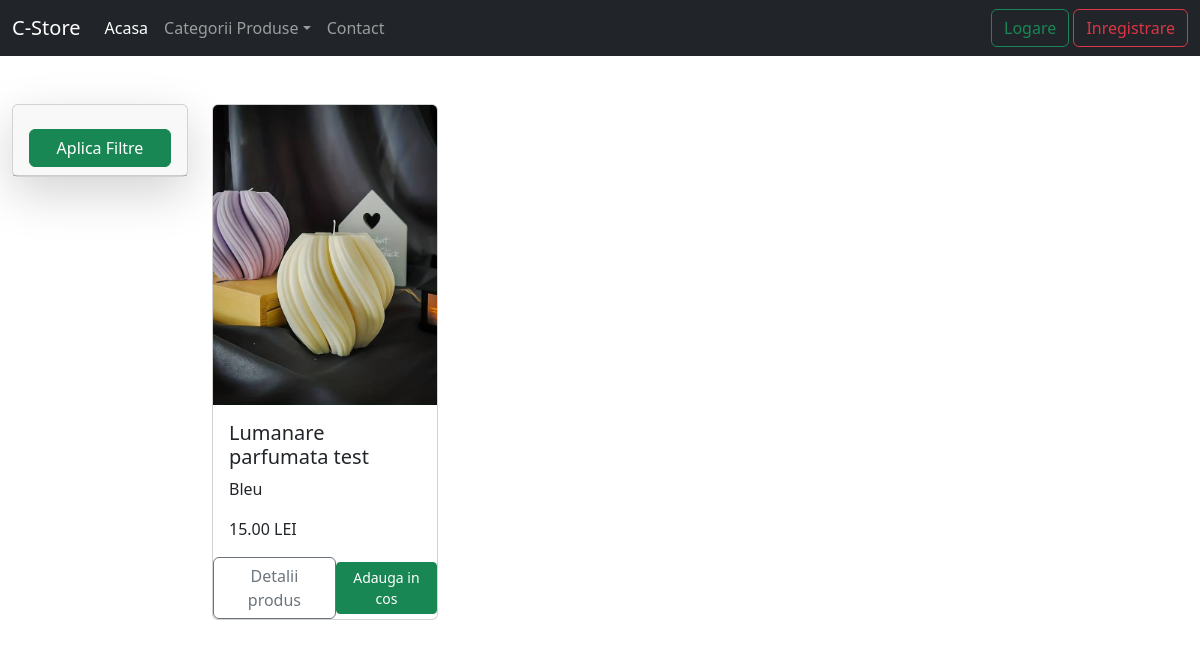
The page /get_products/1/ on the database as committed earlier.
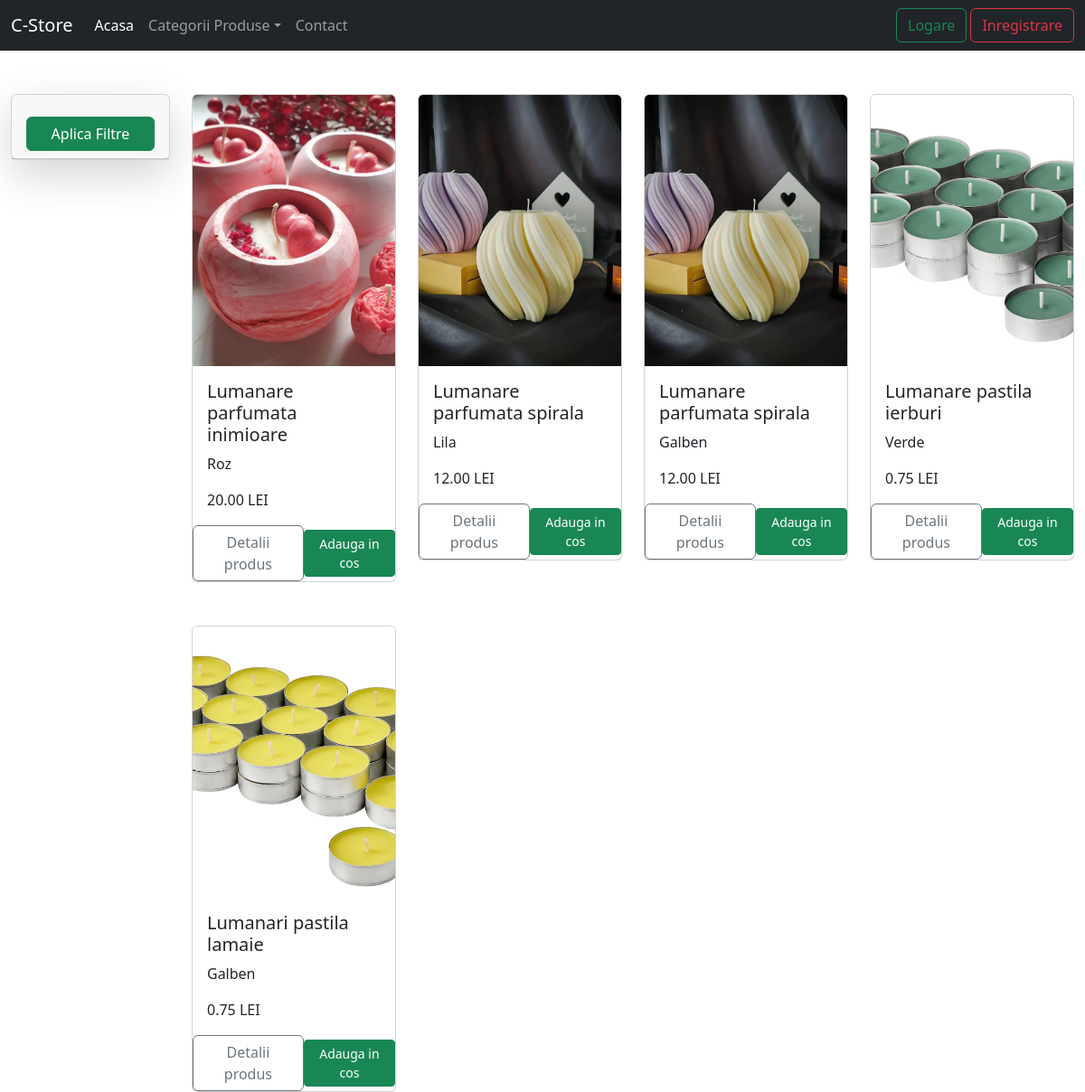
The same page on the database as committed later.
### product/models.py (models this page shows, shortened)
class Product(models.Model):
    COLOR = [
        ('bleu', 'Bleu'),
        ('roz', 'Roz'),
        ('alb', 'Alb'),
        ('lila', 'Lila'),
        ('verde', 'Verde'),
        ('mov', 'Mov'),
        ('galben', 'Galben')
    ]
    name = models.CharField(max_length=255)
    color = models.CharField(max_length=10, choices=COLOR)
    description = models.TextField()
    image = models.ImageField(upload_to='static/products/')
    category = models.ForeignKey(Category, on_delete=models.CASCADE)
    price = models.DecimalField(max_digits=10, decimal_places=2)
    available = models.BooleanField(default=True)

### product/views.py (the view)
# urls.py: path('get_products/<int:pk>/', views.get_all_products_per_category, name='get-products'),
def get_all_products_per_category(request, pk):
    products_per_category = Product.objects.filter(category_id=pk)
    return render(request, 'product/list_of_products.html',
                  {'all_products': products_per_category})

### cstore/context_processors.py (called while the page is built)
def get_all_categories(request):
    get_categories = Category.objects.all()
    return {'categories': get_categories}

### templates/product/list_of_products.html (shortened to what this page needs)
{% extends 'base.html' %}
{% load static %}
{% block content %}
    <div class="container-fluid">
        <div class="row">
            <div class="col-md-2 gy-5">
                <div class="card shadow-lg">
                    <div class="card-header card-header-filters">
                        <div class="d-grid gap-2">
                        <button class="btn btn-success mt-3 collapsed" type="button" data-bs-toggle="collapse" data-bs-target="#filtersCollapse"
                                aria-expanded="false" aria-controls="filtersCollapse">Aplica Filtre</button>
                        </div>
                    </div>
                </div>
            </div>
            <div class="col-md-10">
                <div class="row">
                    {% if all_products %}
                        {% for product in all_products %}
                            <div class="col-md-3 gy-5">
                                <div class="card">
                                    {% if product.image %}
                                        <img src="{{ product.image.url }}" alt="Imagine Produs"
                                             class="card-img-top" width="100%" height="300" style="object-fit: cover">
                                    {% else %}
                                        <img src="{% static 'images/logo.jpeg' %}" alt="Imagine produs indisponibila"
                                             class="card-img-top" width="100%" height="300" style="object-fit: cover">
                                    {% endif %}
                                    <div class="card-body">
                                        <h5 class="card-title">{{ product.name }}</h5>
                                        <p class="card-text">{{ product.color|capfirst }}</p>
                                        <p class="card-text">{{ product.price }} LEI</p>
                                    </div>
                                    <div class="d-flex justify-content-between align-items-center">
                                        <a class="btn btn-outline-secondary"
                                           href="{% url 'details-product' product.id %}">Detalii produs</a>
                                        <form action="{% url 'add-to-cart' %}" method="post">
                                            <button type="submit" class="btn btn-sm btn-success"> Adauga in cos
                                            </button>
                                        </form>
                                    </div>
                                </div>
                            </div>
                        {% endfor %}
                    {% endif %}
                </div>
            </div>
        </div>
    </div>
{% endblock %}

Rows that differ between the two databases and show on the page:
removed Product: image (picture), name "Lumanare parfumata test", color "Bleu", price "15.00"
added Product: image (picture), name "Lumanare parfumata inimioare", color "Roz", price "20.00"
added Product: image (picture), name "Lumanare parfumata spirala", color "Lila", price "12.00"
added Product: image (picture), name "Lumanare parfumata spirala", color "Galben", price "12.00"
added Product: image (picture), name "Lumanare pastila ierburi", color "Verde", price "0.75"
added Product: image (picture), name "Lumanari pastila lamaie", color "Galben", price "0.75"
